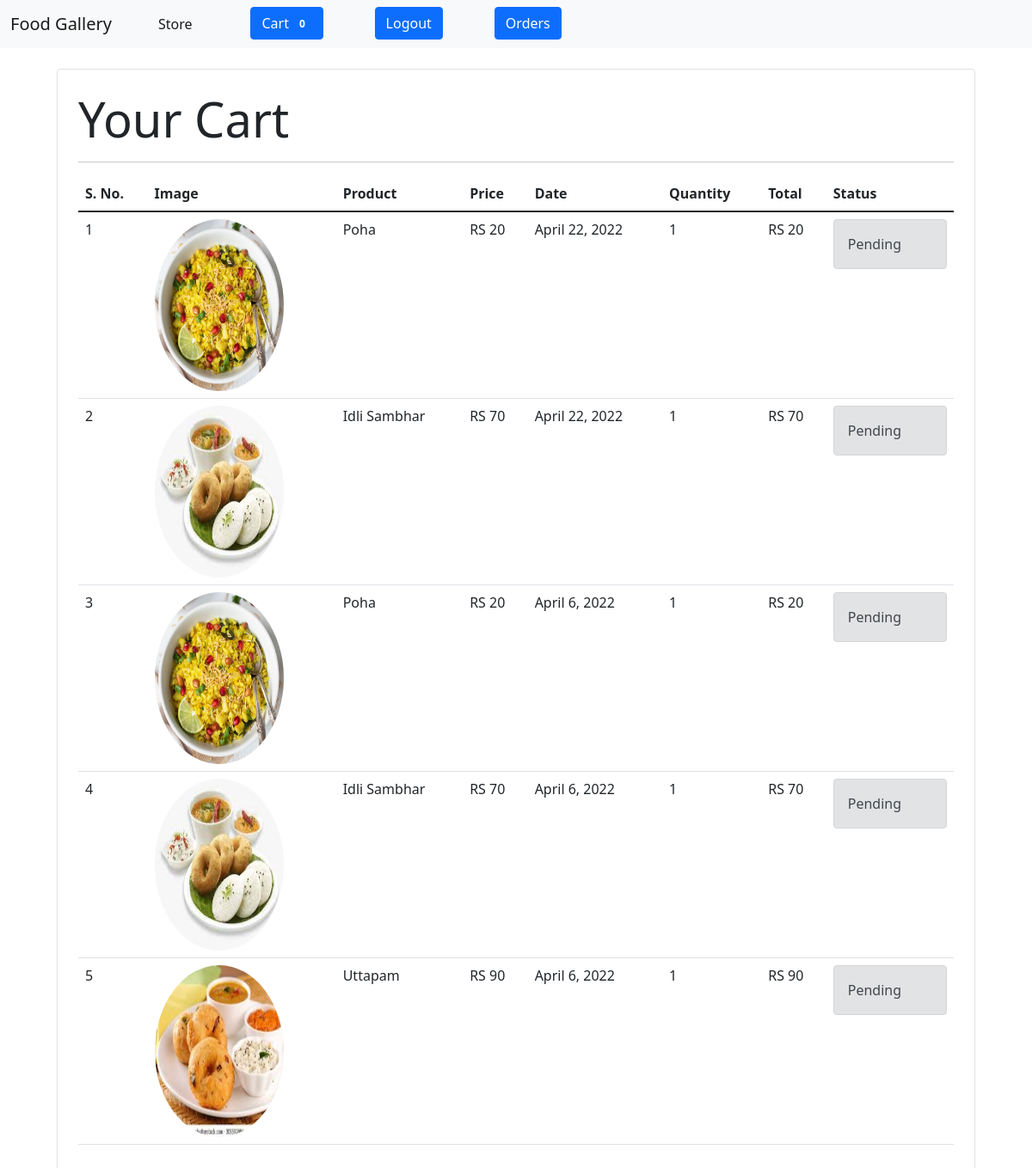
The page /orders/ (signed in) on the database its author committed.
### store/models/orders.py (models this page shows, shortened)
class order(models.Model):
    product = models.ForeignKey(Product,on_delete=models.CASCADE)
    customer = models.ForeignKey(Customer,on_delete=models.CASCADE)
    quantity = models.IntegerField(default=1)
    price = models.IntegerField()
    address = models.CharField(max_length=50,default='',blank=True)
    phone = models.CharField(max_length=50,default='',blank=True)
    date = models.DateField(default=datetime.datetime.today)
    status = models.BooleanField(default=False)
    @staticmethod
    def get_orders_by_customer(customer_id):
        return order.objects.filter(customer=customer_id).order_by('-date')

### store/models/Product.py (models this page shows, shortened)
class Product(models.Model):
    name = models.CharField(max_length=50)
    price = models.IntegerField(default=0)
    category =  models.ForeignKey(Category,on_delete=models.CASCADE,default=1)
    description = models.CharField(max_length=200, default='')
    image = models.ImageField(upload_to='uploads/products/')

### store/views/orders.py (the view)
# urls.py: path('orders/',OrderView.as_view(),name='orders')
class OrderView(View):
    def get(self,request):
        customer = request.session.get('customer')
        orders = order.get_orders_by_customer(customer)
        print(orders)
        return render(request,'orders.html',{'orders':orders})

### store/templatetags/custom_filter.py (called while the page is built)
@register.filter(name='currency')
def currency(number):
    return "RS "+str(number)

@register.filter(name='multiply')
def multiply(number, number1):
    return number * number1

### store/templates/orders.html
{% extends 'base.html' %}
{% block content %}
{% load cart %}
{% load custom_filter %}
<div class="container">
    <div class="border rounded p-4 m-4">
        <p class="display-4 pl-4 ml-4">Your Cart</p>
        <hr>
        <table class="table">
            <thead>
            <tr>
                <th>S. No.</th>
                <th>Image</th>
                <th>Product</th>
                <th>Price</th>
                <th>Date</th>
                <th>Quantity</th>
                <th>Total</th>
                <th>Status</th>
            </tr>
            </thead>
            <tbody>
            {% for order in orders %}
            <tr>
                <td>{{forloop.counter}}</td>
                <td>
                    <img class="rounded-circle" src="{{order.product.image.url}}" alt="" height="200" width="150">
                </td>
                <td>{{order.product.name}}</td>
                <td>{{order.price|currency}}</td>
                <td>{{order.date}}</td>
                <td>{{order.quantity}}</td>
                <td>{{order.quantity|multiply:order.price|currency}}</td>
                {% if order.status %}
                <td>
                    <div class="alert alert-danger" role="alert">Completed</div>
                </td>
                {% else %}
                <td>
                    <div class="alert alert-secondary" role="alert">Pending</div>
                </td>
                {% endif %}
            </tr>
            {% endfor %}
            </tbody>
        </table>
    </div>
</div>
{% endblock content %}

### store/templates/base.html (shortened to what this page needs)
<!DOCTYPE html>
<html lang="en">
<head>
    <link href="https://cdn.jsdelivr.net/npm/bootstrap@5.1.3/dist/css/bootstrap.min.css" rel="stylesheet"
>
</head>
<body>
<nav class="navbar navbar-expand-lg navbar-light bg-light">
    <div class="container-fluid">
        <a class="navbar-brand" href="/">Food Gallery</a>
        <div class="collapse navbar-collapse" id="navbarNav">
            <ul class="navbar-nav me-auto mb-2 mb-lg-0">
                <li class="nav-item">
                    <a class="nav-link active" aria-current="page" href="/store">Store</a>
                </li>
                {% if request.session.customer %}
                <li class="nav-item">
                    <a class="btn btn-primary" href="/cart">Cart
                        <span class="badge badge-light">{{request.session.cart.keys|length}}</span>
                    </a>
                </li>
                <li class="nav-item">
                    <a class="btn btn-primary" aria-current="page" href="/logout">Logout</a>
                </li>
                <li class="nav-item">
                    <a class="btn btn-primary" aria-current="page" href="/orders">Orders</a>
                </li>
            </ul>
                {% endif %}
        </div>
    </div>
</nav>
{% block content %} {% endblock %}
</body>
</html>

### store/templates/base.html (style rules this page uses)
.navbar-nav > li { padding-left:30px; padding-right:30px; }

### rows shown on the page
order: product.image (picture), product.name "Poha", price "RS 20", date "April 22, 2022", quantity "1", quantity|multiply "RS 20", status "Pending"
order: product.image (picture), product.name "Idli Sambhar", price "RS 70", date "April 22, 2022", quantity "1", quantity|multiply "RS 70", status "Pending"
order: product.image (picture), product.name "Poha", price "RS 20", date "April 6, 2022", quantity "1", quantity|multiply "RS 20", status "Pending"
order: product.image (picture), product.name "Idli Sambhar", price "RS 70", date "April 6, 2022", quantity "1", quantity|multiply "RS 70", status "Pending"
order: product.image (picture), product.name "Uttapam", price "RS 90", date "April 6, 2022", quantity "1", quantity|multiply "RS 90", status "Pending"

### other values the page prints
{{ request.session.cart.keys|length }} "0"
